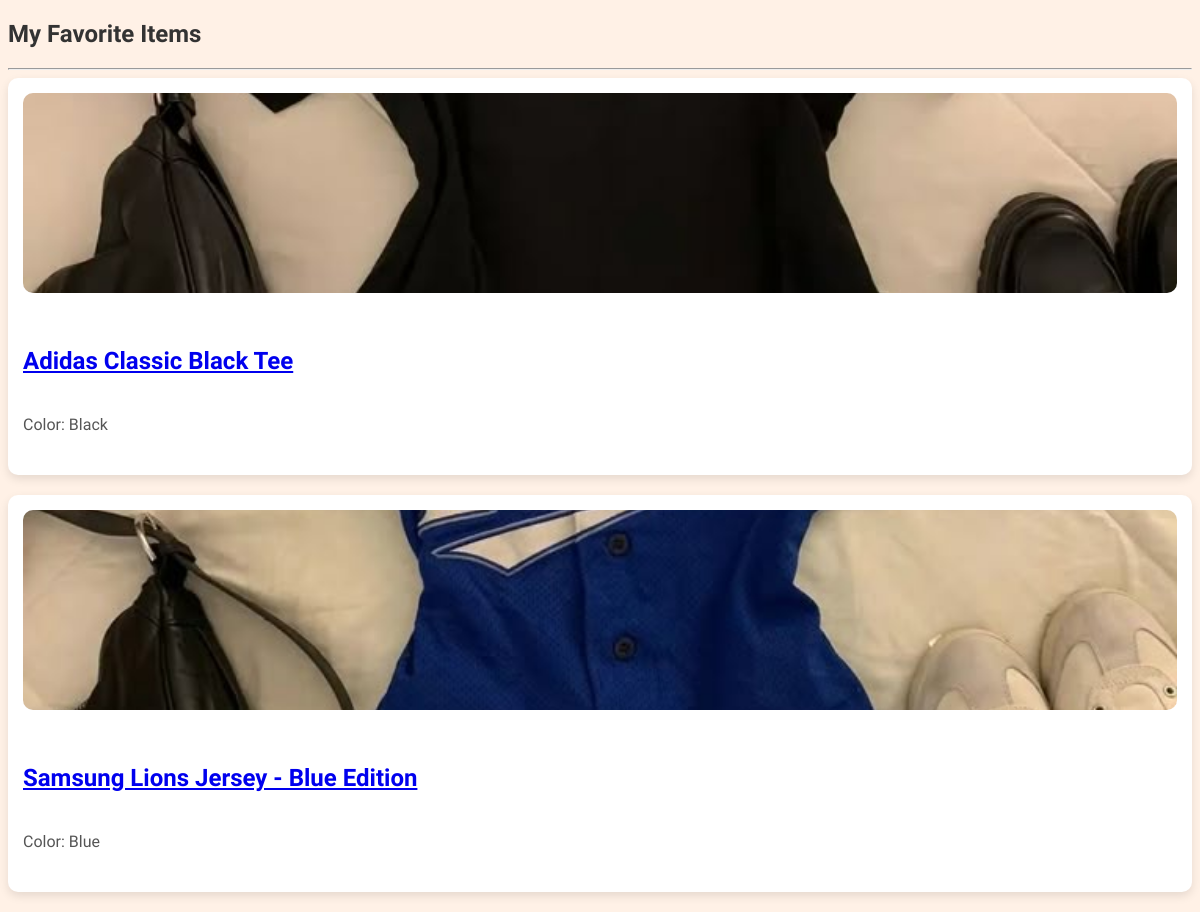
The page /favorites/ (signed in) on the database its author committed.
### clothing/models.py (models this page shows, shortened)
class Clothing(models.Model):
    name = models.CharField(max_length=100)
    product_details = models.TextField()
    image = models.ImageField(upload_to='clothing_images/')
    color = models.CharField(max_length=20, default="N/A")
    available = models.BooleanField(default=True)
    material = models.CharField(max_length=200, default="N/A")
    fit = models.CharField(max_length=200, default="N/A")
    design = models.CharField(max_length=200, default="N/A")
    versatility = models.CharField(max_length=200, default="N/A")
    sizes_available = models.CharField(max_length=200, default="N/A")
    care_instructions = models.TextField(default="N/A")
    perfect_for = models.TextField(default="N/A")
    price_per_day_1 = models.DecimalField(max_digits=10, decimal_places=2, default=0)
    price_per_day_3 = models.DecimalField(max_digits=10, decimal_places=2, default=0)
    price_per_day_5 = models.DecimalField(max_digits=10, decimal_places=2, default=0)
    price_per_day_7 = models.DecimalField(max_digits=10, decimal_places=2, default=0)

### clothing/views.py (the view)
# urls.py: path('favorites/', views.favorites_list, name='favorites_list'),
@login_required
def favorites_list(request):
    favorite_objects = Favorite.objects.filter(user=request.user).select_related('clothing')
    favorite_clothes = [fav.clothing for fav in favorite_objects]
    return render(request, 'clothing/favorites_list.html', {'favorite_clothes': favorite_clothes})

### clothing/templates/clothing/favorites_list.html (shortened to what this page needs)
<!DOCTYPE html>
<html lang="en">
<head>
</head>
<body>
    <div class="container">
        <h2>My Favorite Items</h2>
        <hr>
        {% if favorite_clothes %}
            <div class="row">
                {% for item in favorite_clothes %}
                    <div class="col-md-4 mb-3">
                        <div class="card">
                            {% if item.image %}
                                <img src="{{ item.image.url }}" alt="{{ item.name }}">
                            {% else %}
                                <div style="height: 200px; background-color: #f0f0f0; display: flex; align-items:center; justify-content:center;">No Image</div>
                            {% endif %}
                            <div class="card-body">
                                <h5 class="card-title">
                                    <a href="{% url 'clothing:clothing_detail' pk=item.pk %}">{{ item.name }}</a>
                                </h5>
                                <p class="card-text">Color: {{ item.color }}</p>
                            </div>
                        </div>
                    </div>
                {% endfor %}
            </div>
        {% else %}
            <p>You haven't added any items to your favorites yet.</p>
            <p><a href="{% url 'clothing:clothing_list' %}" class="btn-primary">Browse Items</a></p>
        {% endif %}
    </div>
</body>
</html>

### clothing/templates/clothing/favorites_list.html (style rules this page uses)
body { font-family: 'Prompt', sans-serif; background-color: #FFF1E6; color: #333; }
.container { margin-top: 20px; }
.card { background-color: #fff; border-radius: 10px; box-shadow: 0 4px 10px rgba(0, 0, 0, 0.1); padding: 15px; margin-bottom: 20px; }
.card img { width: 100%; max-height: 200px; object-fit: cover; border-radius: 10px; }
.card-body { padding: 10px 0; }
.card-title { font-size: 1.5em; color: #60C4B4; }
.card-text { color: #555; }

### rows shown on the page
Clothing: image (picture), name "Adidas Classic Black Tee", color "Black"
Clothing: image (picture), name "Samsung Lions Jersey - Blue Edition", color "Blue"
